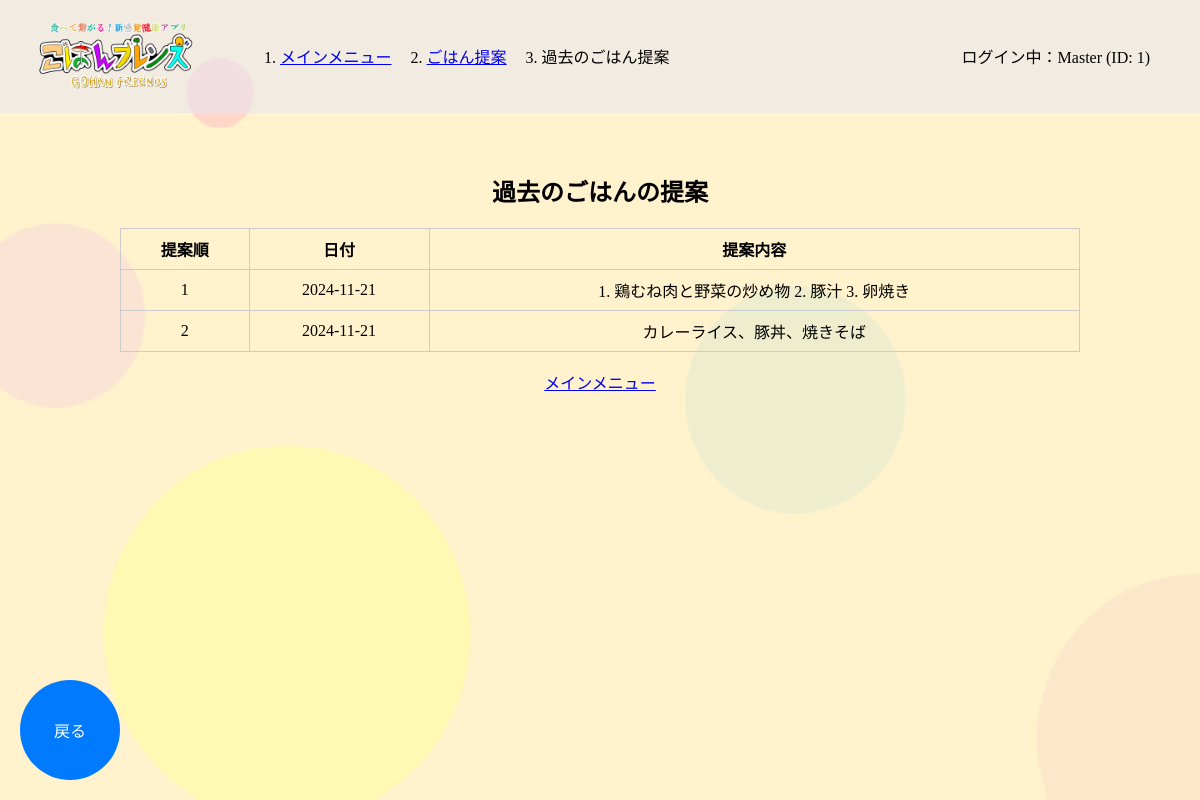
/sugg/sugg_hist (signed in), run on the app's committed database.
### tables this page shows
CREATE TABLE HISTORY (
    SUGG_ID INTEGER PRIMARY KEY AUTOINCREMENT,
    DAY DATE DEFAULT CURRENT_DATE,
    SUGG_txt VARCHAR(100)
, ACCOUNT_ID INTEGER NOT NULL DEFAULT 0);

### app.py (the view)
@app.route('/sugg/sugg_hist')
def sugg_hist():
    account_id = session.get('account_id')  # セッションからログイン中のアカウントIDを取得
    if not account_id:
        return redirect(url_for('home'))  # アカウントIDがない場合はホームにリダイレクト
    conn = get_db()  # データベース接続
    cursor = conn.cursor()
    cursor.execute("""
    SELECT SUGG_ID, DAY, SUGG_txt
    FROM HISTORY
    WHERE ACCOUNT_ID = ?
    ORDER BY DAY DESC
    """, (account_id,))
    history = cursor.fetchall()  # 結果を取得
    conn.close()  # データベース接続を閉じる
    breadcrumbs = [
        {"name": "メインメニュー", "url": "/mainmenu/mainmenu"},
        {"name": "ごはん提案", "url": "/sugg/sugg_menu"},
        {"name": "過去のごはん提案", "url":"/sugg/sugg_hist"}
    ]
    return render_template('sugg/sugg_hist.html', history=history, breadcrumbs=breadcrumbs)

### app.py (called while the page is built)
def get_db():
    conn = sqlite3.connect(DATABASE)
    return conn

@app.context_processor
def inject_account_info():
    return {
        'account_name': session.get('account_name'),
        'account_id': session.get('account_id')
    }

### templates/sugg/sugg_hist.html (shortened to what this page needs)
{% extends 'base.html' %}
{% block content %}
<div class="main-contents">
    <h2 class="txt-center">過去のごはんの提案</h2>
    <div class="history-container">
        {% if history %}
            <table>
                <thead>
                    <tr>
                        <th>提案順</th>
                        <th>日付</th>
                        <th>提案内容</th>
                    </tr>
                </thead>
                <tbody>
                    {% for sugg in history %}
                        <tr>
                            <td>{{ sugg[0] }}</td>
                            <td>{{ sugg[1] }}</td>
                            <td>{{ sugg[2] }}</td>
                        </tr>
                    {% endfor %}
                </tbody>
            </table>
        {% else %}
            <p>過去の提案はまだありません。</p>
        {% endif %}
    </div>
    <div class="back-button-container">
        <button onclick="location.href='{{ url_for('sugg_menu') }}';" class="back-button">戻る</button>
    </div>
</div>
<br>
<div class="txt-center">
    <a href="{{ url_for('mainmenu') }}">メインメニュー</a>
</div>
<br>
{% endblock %}

### static/css/style.css (style rules this page uses)
html, body { margin: 0; padding: 0; box-sizing: border-box; height: 100%; }
.kabegami { background-size: cover; }
.back-button-container { position: fixed; bottom: 20px; left: 20px; }
.back-button-container button { width: 100px; height: 100px; border-radius: 50%; border: none; background-color: #007BFF; color: white; font-size: 16px; display: flex; justify-content: center; align-items: center; cursor: pointer; transition: background-color 0.3s; }
.main-contents { padding-top: 70px; }
table { border-collapse: collapse; width: 80%; }
th, td { border: 1px solid #ccc; padding: 8px; text-align: center; }
.txt-center { text-align: center; }
.history-container { display: flex; justify-content: center; }

### data on the page
HISTORY: SUGG_ID "1", DAY "2024-11-21", SUGG_txt "1. 鶏むね肉と野菜の炒め物 2. 豚汁 3. 卵焼き"
HISTORY: SUGG_ID "2", DAY "2024-11-21", SUGG_txt "カレーライス、豚丼、焼きそば"

### other printed values
{{ breadcrumb.name }} "メインメニュー" "ごはん提案"
{{ breadcrumb.name }} "過去のごはん提案"
{{ account_name }} "Master"
{{ account_id }} "1"
